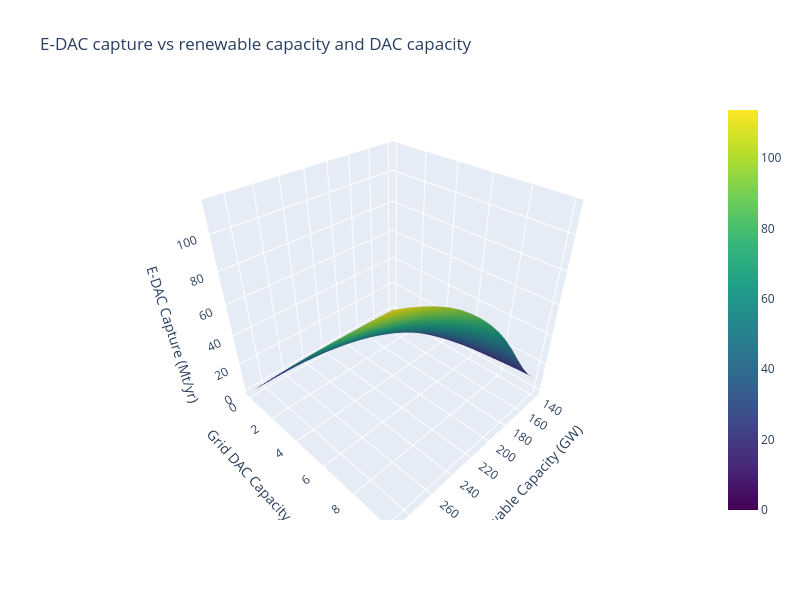

Write notebook code for a chart like this one.
### Code cell
import numpy as np
import plotly.graph_objects as go

# sweep ranges
REN_GW_LIST = list(range(140, 300, 10))
DAC_GW_LIST = list(range(0, 11, 1))  # grid DAC capacity sweep (GW)

# Z[dac_index, ren_index] = annual E-DAC capture (Mt/yr)
Z = np.full((len(DAC_GW_LIST), len(REN_GW_LIST)), np.nan)

for i, dac_gw in enumerate(DAC_GW_LIST):
    for j, ren_gw in enumerate(REN_GW_LIST):
        df = build_net_supply_df(ren_gw)

        ps = PowerSystemNoH2(
            renewable_capacity=ren_gw * U.GW,
            dac_capacity=dac_gw * U.GW,
            medium_storage_capacity=A.MediumTermStorage.Capacity,
            medium_storage_power=A.MediumTermStorage.Power,
            enable_imports=ENABLE_IMPORTS,
            capacity_factors_source=CAPACITY_FACTORS_SOURCE,
        )
        sim = ps.run_simulation(df)
        if sim is None:
            continue
        analysis = ps.analyze_simulation_results(sim)
        Z[i, j] = analysis["annual_co2_removals"].to(U.Mt).magnitude  # E-DAC (grid DAC)

# meshgrid for plotly surface
X, Y = np.meshgrid(REN_GW_LIST, DAC_GW_LIST)

fig = go.Figure(
    data=[
        go.Surface(
            x=X,
            y=Y,
            z=Z,
            colorscale="Viridis",
        )
    ]
)

fig.update_layout(
    title="E-DAC capture vs renewable capacity and DAC capacity",
    scene=dict(
        xaxis_title="Renewable Capacity (GW)",
        yaxis_title="Grid DAC Capacity (GW)",
        zaxis_title="E-DAC Capture (Mt/yr)",
    ),
    width=800,
    height=600,
)

fig.show()

### Figure 1 — Plotly figure (JSON) as saved in the notebook; plotly's stock layout.template omitted (floating-point values rounded to 4 significant figures; data arrays with more than 128 entries replaced by an {"elided": "..."} marker saying what was removed)
{"data": [{"colorscale": [[0, "#440154"], [0.1111, "#482878"], [0.2222, "#3e4989"], [0.3333, "#31688e"], [0.4444, "#26828e"], [0.5556, "#1f9e89"], [0.6667, "#35b779"], [0.7778, "#6ece58"], [0.8889, "#b5de2b"], [1, "#fde725"]], "type": "surface", "x": {"elided": "11x16 int values"}, "y": {"elided": "11x16 int values"}, "z": {"elided": "11x16 float values"}}], "layout": {"height": 600, "scene": {"xaxis": {"title": {"text": "Renewable Capacity (GW)"}}, "yaxis": {"title": {"text": "Grid DAC Capacity (GW)"}}, "zaxis": {"title": {"text": "E-DAC Capture (Mt/yr)"}}}, "title": {"text": "E-DAC capture vs renewable capacity and DAC capacity"}, "width": 800}}
